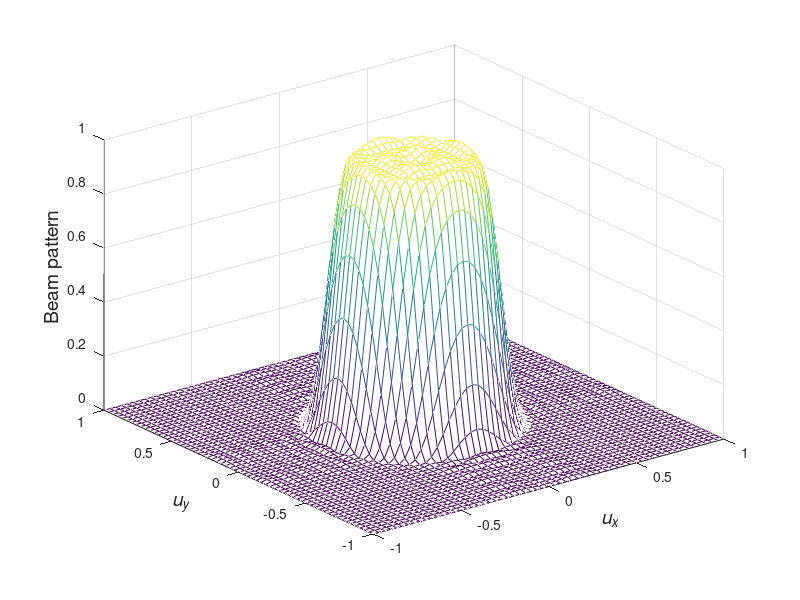

Write MATLAB code to recreate this figure.
%%%%%%%%%%%%%%%%%%%%%%%%%%%%%%%%
% Figure 4.25
% Magnitude of beam pattern versus ux and uy: rectangular grid array 20*20 with square
%                                             boundary, psi_r=0.4*pi, Kaiser Window
% Xin Zhang 9/19/99	
% updated by K. Bell 9/29/00
% Updated by Lillian Xiaolan Xu 02/12/2001, K. Bell 7/23/01, 9/30/01
%%%%%%%%%%%%%%%%%%%%%%%%%%%%%%%%

clear all
close all

N = 20;
beta = 5;
psi_r = 0.4*pi;
[ux,uy] = meshgrid(-1:1/30:1);
psix = pi*ux;
psiy = pi*uy;

Beam = zeros(61,61);
for n = 1:N/2
   for m = 1:N/2
      s1 = n-0.5;
      s2 = m-0.5;
      t1 = sqrt(s1^2+s2^2);
      w = psi_r*besselj(1,psi_r*t1)/2/pi/t1;
      w = w*besseli(0,beta*sqrt(1-(t1/14)^2))/besseli(0,beta);
      B1 = cos(s1*pi*ux);
      B2 = cos(s2*pi*uy);
      Beam = Beam + 4*w*B1.*B2;
   end
end
 
BP = abs(Beam)/max(max(abs(Beam)));

figure
mesh(ux,uy,BP);
grid on
xlabel('\it u_x','Fontsize',14);
ylabel('\it u_y','Fontsize',14);
zlabel('Beam pattern','Fontsize',14);
      
      
 
